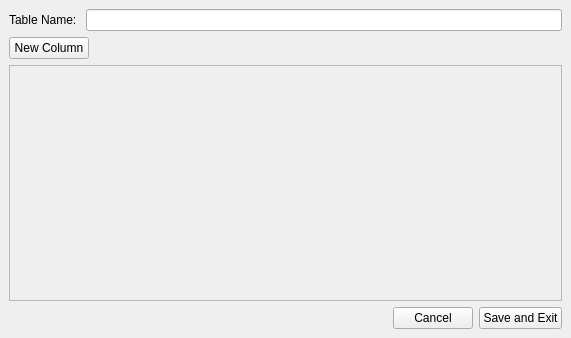
<?xml version="1.0" encoding="UTF-8"?>
<ui version="4.0">
 <class>TableEditor</class>
 <widget class="QMainWindow" name="TableEditor">
  <property name="geometry">
   <rect>
    <x>0</x>
    <y>0</y>
    <width>571</width>
    <height>338</height>
   </rect>
  </property>
  <property name="windowTitle">
   <string>MainWindow</string>
  </property>
  <widget class="QWidget" name="centralwidget">
   <layout class="QVBoxLayout" name="verticalLayout">
    <item>
     <layout class="QHBoxLayout" name="horizontalLayout">
      <item>
       <widget class="QLabel" name="label">
        <property name="text">
         <string>Table Name: </string>
        </property>
       </widget>
      </item>
      <item>
       <widget class="QLineEdit" name="edit_tableName"/>
      </item>
     </layout>
    </item>
    <item>
     <layout class="QHBoxLayout" name="horizontalLayout_4">
      <item>
       <widget class="QPushButton" name="button_newColumn">
        <property name="text">
         <string>New Column</string>
        </property>
       </widget>
      </item>
      <item>
       <spacer name="horizontalSpacer">
        <property name="orientation">
         <enum>Qt::Horizontal</enum>
        </property>
        <property name="sizeHint" stdset="0">
         <size>
          <width>40</width>
          <height>20</height>
         </size>
        </property>
       </spacer>
      </item>
     </layout>
    </item>
    <item>
     <widget class="QScrollArea" name="scrollArea">
      <property name="widgetResizable">
       <bool>true</bool>
      </property>
      <widget class="QWidget" name="scrollAreaWidgetContents">
       <property name="geometry">
        <rect>
         <x>0</x>
         <y>0</y>
         <width>551</width>
         <height>230</height>
        </rect>
       </property>
       <layout class="QHBoxLayout" name="horizontalLayout_2">
        <item>
         <layout class="QHBoxLayout" name="layout_columns"/>
        </item>
       </layout>
      </widget>
     </widget>
    </item>
    <item>
     <layout class="QHBoxLayout" name="horizontalLayout_3">
      <item>
       <spacer name="horizontalSpacer_2">
        <property name="orientation">
         <enum>Qt::Horizontal</enum>
        </property>
        <property name="sizeHint" stdset="0">
         <size>
          <width>40</width>
          <height>20</height>
         </size>
        </property>
       </spacer>
      </item>
      <item>
       <widget class="QPushButton" name="button_cancel">
        <property name="text">
         <string>Cancel</string>
        </property>
       </widget>
      </item>
      <item>
       <widget class="QPushButton" name="button_saveExit">
        <property name="text">
         <string>Save and Exit</string>
        </property>
       </widget>
      </item>
     </layout>
    </item>
   </layout>
  </widget>
 </widget>
 <resources/>
 <connections/>
</ui>
